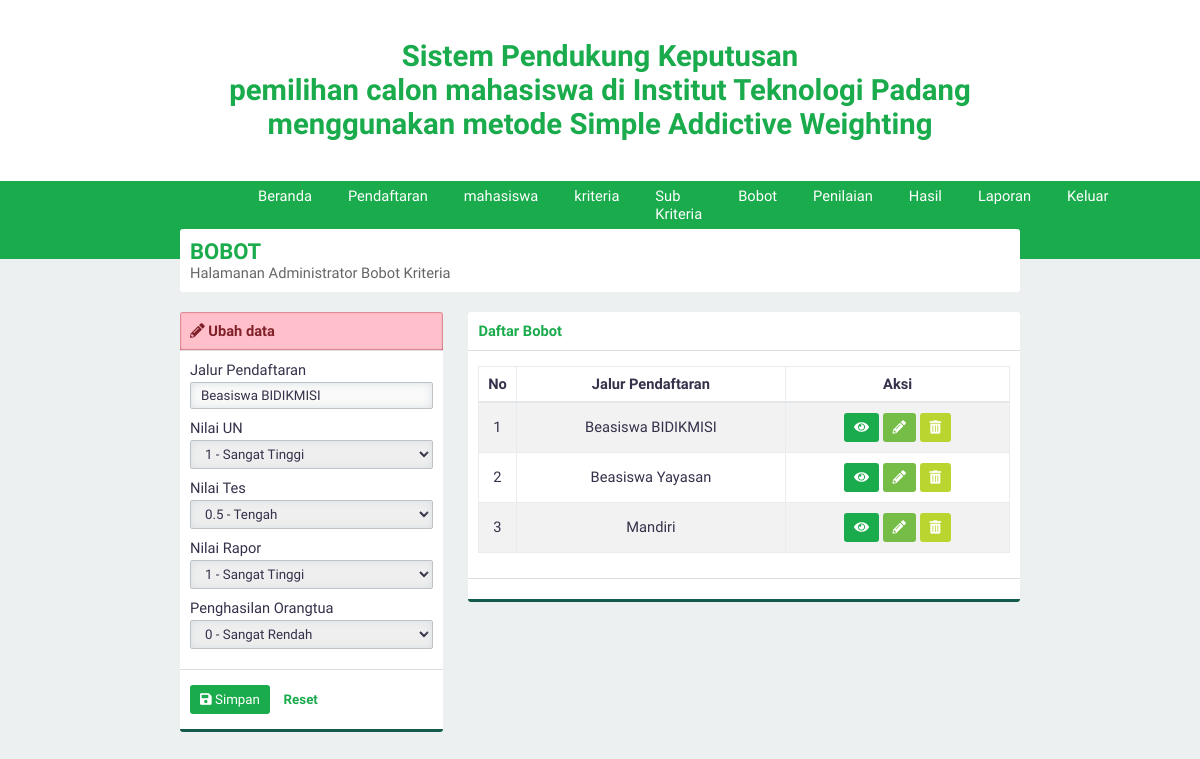
/?page=bobot&aksi=ubah&id=3 (signed in), run on the app's committed database.
### tables this page shows
CREATE TABLE `jenis_pendaftaran` (
  `id_jenispendaftaran` int(3) NOT NULL,
  `namapendaftaran` varchar(30) NOT NULL
);

CREATE TABLE `bobot_kriteria` (
  `id_bobotkriteria` int(3) NOT NULL,
  `id_jenispendaftaran` int(3) NOT NULL,
  `id_kriteria` int(3) NOT NULL,
  `bobot` float NOT NULL
);

CREATE TABLE `kriteria` (
  `id_kriteria` int(3) NOT NULL,
  `namaKriteria` varchar(30) NOT NULL,
  `sifat` enum('Benefit','Cost') NOT NULL
);

### page/ubahbobot2.php (the view, shortened to what this page needs)
<?php
$listWeight = array(
    array("nama" => "0 - Sangat Rendah", "nilai" => 0),
    array("nama" => "0.25 - Rendah", "nilai" => 0.25),
    array("nama" => "0.5 - Tengah", "nilai" => 0.5),
    array("nama" => "0.75 - Tinggi", "nilai" => 0.75),
    array("nama" => "1 - Sangat Tinggi", "nilai" => 1),
);
$id = htmlspecialchars(@$_GET['id']);
$querylihat = "SELECT id_jenispendaftaran,bobot,id_bobotkriteria,kriteria.namaKriteria AS namaKriteria FROM bobot_kriteria INNER JOIN kriteria USING(id_kriteria) WHERE id_jenispendaftaran='$id'";
?>
<div class="panel-top panel-top-edit">
    <b><i class="fa fa-pencil-alt"></i> Ubah data</b>
</div>
<form id="form" action="./proses/prosesubah.php" method="POST">
    <div class="panel-middle">
        <div class="group-input">
            <div class="group-input">
                <?php
                $query = "SELECT namapendaftaran FROM jenis_pendaftaran WHERE id_jenispendaftaran='$id'";
                $execute = $konek->query($query);
                $data = $execute->fetch_array(MYSQLI_ASSOC);
                ?>
                <div class="group-input">
                    <label for="jenispendaftaran">Jalur Pendaftaran</label>
                    <input class="form-custom" value="<?php echo $data['namapendaftaran']; ?>" disabled type="text" autocomplete="off" required name="pendaftaran" id="pendaftaran">
                </div>
            </div>
        </div>
        <?php
        $execute2 = $konek->query($querylihat);
        while ($data = $execute2->fetch_array(MYSQLI_ASSOC)) {
            echo "<div class=\"group-input\">
                    <label for=\"$data[namaKriteria]\">$data[namaKriteria]</label>
                    <input type='hidden' value=\"$data[id_bobotkriteria]\" name=\"id[]\">
                    <select class=\"form-custom\" required name=\"bobot[]\" id=\"$data[namaKriteria]\">
                    <option selected disabled>--Pilih Bobot $data[namaKriteria]--</option>";
            foreach ($listWeight as $key) {
                if ($key['nilai'] == $data['bobot']) {
                    $selected = "selected";
                } else {
                    $selected = null;
                }
                echo "<option $selected value=\"$key[nilai]\">$key[nama]</option>";
            }
            echo "</select>
            </div>
                ";
        }
        ?>
    </div>
    <div class="panel-bottom">
        <button type="submit" id="buttonsimpan" class="btn btn-green"><i class="fa fa-save"></i> Simpan</button>
        <button type="reset" id="buttonreset" class="btn btn-second">Reset</button>
    </div>
</form>

### page/bobot.php (shortened to what this page needs)
<?php
require './connect.php';
?>
<div class="panel">
    <div class="panel-middle" id="judul">
        <div id="judul-text">
            <h2 class="text-green">BOBOT</h2>
            Halamanan Administrator Bobot Kriteria
        </div>
    </div>
</div>
<div class="row">
    <div class="col-4">
        <div class="panel">
            <?php
            if (@htmlspecialchars($_GET['aksi']) == 'ubah') {
                include 'ubahbobot2.php';
            } elseif (@htmlspecialchars($_GET['aksi']) == 'lihat') {
                include 'lihatbobot.php';
            } else {
                include 'tambahbobot2.php';
            }
            ?>
        </div>
    </div>
    <div class="col-8">
        <div class="panel">
            <div class="panel-top">
                <b class="text-green">Daftar Bobot</b>
            </div>
            <div class="panel-middle">
                <div class="table-responsive">
                    <table>
                        <thead>
                            <tr>
                                <th>No</th>
                                <th>Jalur Pendaftaran</th>
                                <th>Aksi</th>
                            </tr>
                        </thead>
                        <tbody>
                            <?php
                            $query = "SELECT bobot_kriteria.id_jenispendaftaran AS idpendaftaranbobot,jenis_pendaftaran.namapendaftaran AS namapendaftaran FROM bobot_kriteria INNER JOIN jenis_pendaftaran WHERE bobot_kriteria.id_jenispendaftaran=jenis_pendaftaran.id_jenispendaftaran GROUP BY idpendaftaranbobot ORDER BY idpendaftaranbobot ASC";
                            $execute = $konek->query($query);
                            if ($execute->num_rows > 0) {
                                $no = 1;
                                while ($data = $execute->fetch_array(MYSQLI_ASSOC)) {
                                    echo "
                                <tr id='data'>
                                    <td>$no</td>
                                    <td>$data[namapendaftaran]</td>
                                    <td>
                                    <div class='norebuttom'>
                                    <a class=\"btn btn-green\" href='./?page=bobot&aksi=lihat&id=" . $data['idpendaftaranbobot'] . "'><i class='fa fa-eye'></i></a>
                                    <a class=\"btn btn-light-green\" href='./?page=bobot&aksi=ubah&id=" . $data['idpendaftaranbobot'] . "'><i class='fa fa-pencil-alt'></i></a>
                                    <a class=\"btn btn-yellow\" data-a=" . $data['namapendaftaran'] . " id='hapus' href='./proses/proseshapus.php/?op=bobot&id=" . $data['idpendaftaranbobot'] . "'><i class='fa fa-trash-alt'></i></a></td>
                                </div></tr>";
                                    $no++;
                                }
                            } else {
                                echo "<tr><td  class='text-center text-green' colspan='4'><b>Kosong</b></td></tr>";
                            }
                            ?>
                </div>
            </div>
            <div class="panel-bottom"></div>
        </div>

### asset/css/style.css (style rules this page uses)
* { padding: 0; margin: 0; font-family: 'Work Sans', sans-serif; color: #36304A; font-weight: 500; letter-spacing: normal; }
a { text-decoration: none; }
h2 { font-size: 1.5em; }
b, h1, h2, h3, h4, h5 { padding: 0; font-weight: 600 !important; margin: 0.83em 0em; }
.text-green { color: #1aab4c !important; }
input, select { border: none; width: 100%; }
.form-custom { padding: 5px 10px; border: solid 1px #BDC3C7; -webkit-border-radius: 2px; -moz-border-radius: 2px; border-radius: 2px; box-sizing: border-box; box-shadow: inset 0 0 8px #d9dfe3; margin: 3px 0 10px 0; }
.btn { border: none; -webkit-padding: 7px 10px; -o-padding: 7px 10px; -moz-padding: 7px 10px; padding: 7px 10px; border-radius: 3px; margin: 5px 0px; display: inline-block; cursor: pointer; font-size: 10pt !important; }
.btn i { color: white !important; }
.btn-green { background-color: #1aab4c; color: white !important; }
.btn-light-green { background-color: #76bd47; color: white !important; }
.btn-yellow { background-color: #bad530; color: white !important; }
.btn-second { background-color: transparent; color: #1aab4c; font-weight: 600; }
.row { margin-top: 10px; display: flex; }
div[class^="col-"] { margin-left: 3%; }
div[class^="col-"]:first-child { margin-left: 0%; }
.col-4 { width: 31.3333333333%; }
.col-8 { width: 65.6666666667%; }
.table-responsive { overflow-y: hidden; }
table { width: 100%; text-align: center; border-collapse: collapse; margin: 5px 0px 15px 0px; }
table tr th { padding: 8px 0px; border: solid 1px #e9ecef; border-bottom: solid 2px #e4e7ea; font-weight: bold; }
table td { border: solid 1px #e9ecef; padding: 5px; }
table tr#data:nth-child(odd) { background-color: #f2f2f2; }
.panel { background-color: white; border-radius: 3px; -webkit-box-sizing: border-box; -moz-box-sizing: border-box; -o-box-sizing: border-box; box-sizing: border-box; margin-bottom: 20px; overflow: hidden; }
.panel-top-edit { background-color: #ffc0cb; box-shadow: inset 0px 0px 2px #800000; color: #802029; }
.panel-top-edit b, .panel-top-edit i { color: #802029; }
.panel-top { padding: 10px; box-sizing: padding-box; border-bottom: solid 1px #dddddd; }
.panel-middle { padding: 10px; box-sizing: padding-box; }
.panel-bottom { padding: 10px; border-bottom: solid 3px #135a4c; border-top: solid 1px #dddddd; }
body { background-color: #ECF0F1; display: flex; width: 100vw; height: 100vh; align-items: center; flex-direction: column; overflow-x: hidden; font-size: 11pt; }
#judul { display: flex; align-items: center; }
#judul #judul-text { color: #666666; }
#judul #judul-text h2 { margin: 0 !important; }

### data on the page
jenis_pendaftaran: pendaftaran "Beasiswa BIDIKMISI"
bobot_kriteria: id_kriteria.namaKriteria "Nilai UN", id_kriteria.namaKriteria "1 - Sangat Tinggi"
bobot_kriteria: id_kriteria.namaKriteria "Nilai Tes", id_kriteria.namaKriteria "0.5 - Tengah"
bobot_kriteria: id_kriteria.namaKriteria "Nilai Rapor", id_kriteria.namaKriteria "1 - Sangat Tinggi"
bobot_kriteria: id_kriteria.namaKriteria "Penghasilan Orangtua", id_kriteria.namaKriteria "0 - Sangat Rendah"

### other printed values
$data[namapendaftaran] "Beasiswa BIDIKMISI"
$data[namapendaftaran] "Beasiswa Yayasan"
$data[namapendaftaran] "Mandiri"
